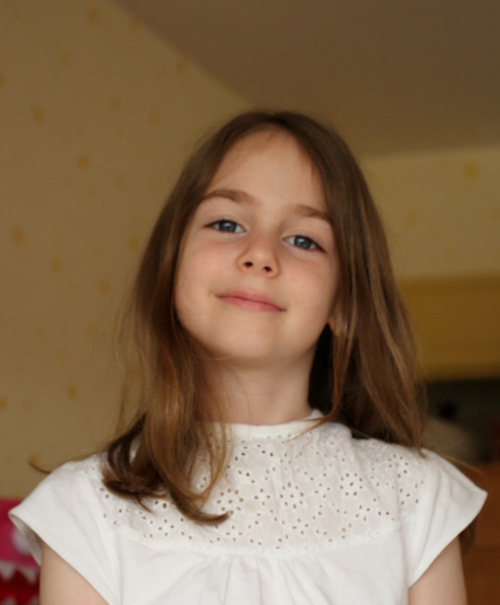
#> input picture 0525/girl.jpg, 1000 x 1209 px (shown at 1/2 size)
$ jupyter execute 0525_OpenCV_face_detect.ipynb
#> lines starting #> are read from the running program, lines starting #| are printed output that depends on the picture; after the words box and inside, x2 and y2 are one past the last pixel; in counts of white or black regions, pixels touching at a corner belong together
▼顔検出カスケードファイルをダウンロードしよう

https://github.com/opencv/opencv/tree/master/data/haarcascades

[cell 1]
import matplotlib.pyplot as plt
import cv2

# カスケードファイルを指定して検出器を作成
cascade_file = 'haarcascade_frontalface_alt.xml'
cascade = cv2.CascadeClassifier(cascade_file)

# girl.jpgという画像を読み込んでグレイスケールに変換する
img = cv2.imread('girl.jpg')
#> img is the input picture: shape (1209, 1000, 3); mean B, G, R 79.7, 106.6, 132.2
img_gray = cv2.cvtColor(img, cv2.COLOR_BGR2GRAY)
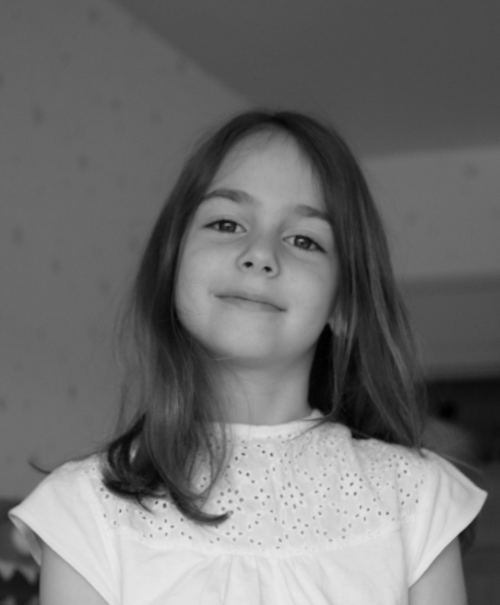
#> img_gray: shape (1209, 1000) (shown at 1/2 size); min 0, max 234, mean 111.2

# 顔認識を実行
# minSize – 物体が取り得る最小サイズ．これよりも小さい物体は無視されます
# face_listの中に検出した顔の位置情報が格納されている
face_list = cascade.detectMultiScale(img_gray, minSize=(150, 150))
#> face_list = [[319, 308, 405, 405]]

# 結果を確認 （face_listの長さ＝０の場合は何も検出できなかったとみなし、「失敗」と表示し終了）
if len(face_list) == 0:
    print("失敗")
    quit()
# 認識した部分に印をつける
for (x, y, w, h) in face_list:
    print("顔の座標=", x, y, w, h)
#     赤線用データを用意
#     青　緑　赤
    red =  (0, 0, 255)
#     thickness:線の細さ
    cv2.rectangle(img, (x, y), (x+w, y+h), red, thickness=20)
#> this loop made 1 pass
#> (x, y, w, h, red) on pass 1: (319, 308, 405, 405, (0, 0, 255))
#| 顔の座標= 319 308 405 405
#> img: shape (1209, 1000, 3); 2.8% of pixels changed, all inside (x1, y1, x2, y2) = (309, 298, 735, 724)

#画像を出力
cv2.imwrite("face-detect.png", img)
plt.imshow(cv2.cvtColor(img, cv2.COLOR_BGR2RGB))
plt.show()
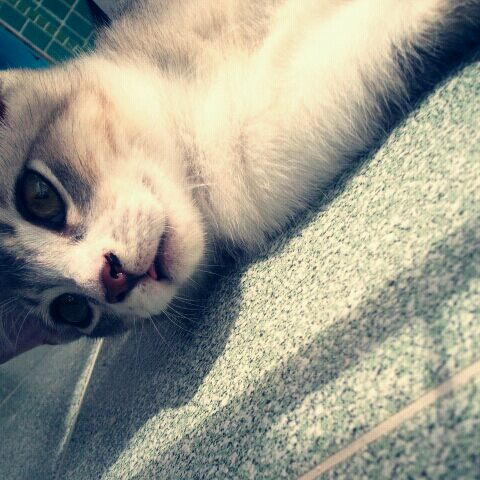
#> input picture 0525/cat.jpg, 480 x 480 px
#> further down, img is the input picture: shape (480, 480, 3); mean B, G, R 140.2, 154, 154

[cell 2]
# モザイクをかける処理を実装
import cv2

def mosaic(img, rect, size):
    # モザイクをかける領域を取得
#> called with rect = (50, 50, 450, 450), size = 10
    (x1, y1, x2, y2) = rect
    w = x2 - x1
    h = y2 - y1
    i_rect = img[y1:y2, x1:x2]

    # モザイク処理のため、一度縮小して拡大する
    i_small = cv2.resize(i_rect, (size, size))
    i_mos = cv2.resize(i_small, (w, h), interpolation = cv2.INTER_AREA)

    # 画像にモザイク画像を重ねる
    img2 = img.copy()
    img2[y1:y2, x1:x2] = i_mos
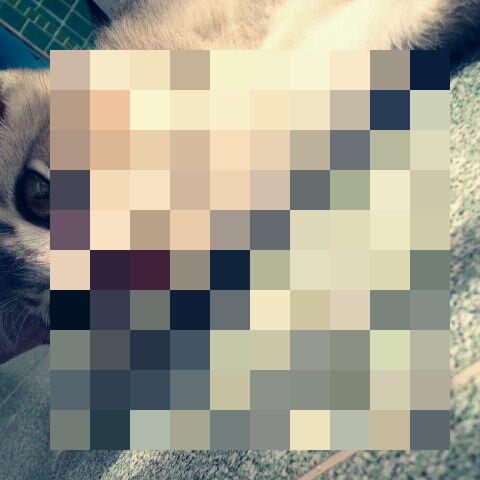
#> img2: shape (480, 480, 3); mean B, G, R 141, 155, 155.9
    return img2

[cell 3]
import matplotlib.pyplot as plt
import cv2
# from mosaic import mosaic as mosaic

# cat.jpgデータを読み込んでモザイクをかける
# mosaic関数は、一つ前のセルで実装済みのものを呼び出す
img = cv2.imread("cat.jpg")
mos = mosaic(img, (50, 50, 450, 450), 10)

# モザイクをかけた画像を出力
cv2.imwrite("cat-mosaic.png", mos)
plt.imshow(cv2.cvtColor(mos, cv2.COLOR_BGR2RGB))
plt.show()

[cell 4]
import matplotlib.pyplot as plt
import cv2
# from mosaic import mosaic as mosaic

# カスケードファイル「haarcascade_frontalface_alt.xml」を指定
cascade_file = 'haarcascade_frontalface_alt.xml'
# 分類機を作成
cascade = cv2.CascadeClassifier(cascade_file)

# 画像の読み込む
img = cv2.imread('family.jpg')
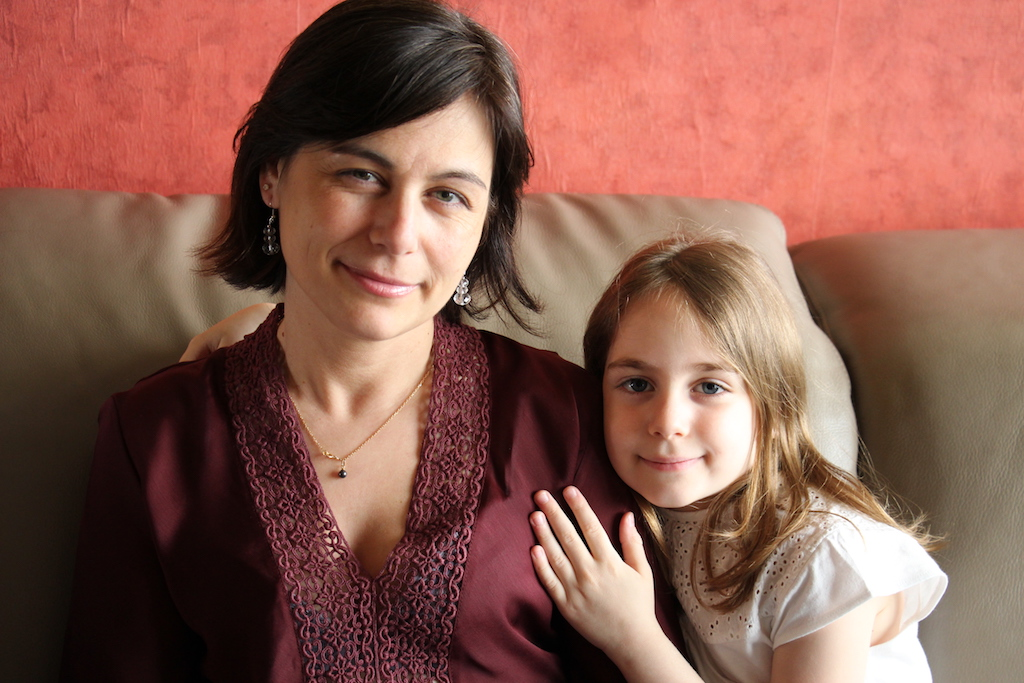
#> input picture 0525/family.jpg, 1024 x 683 px
#> img is the input picture: shape (683, 1024, 3); mean B, G, R 81.1, 93.8, 140
# グレイスケール（白黒）に変換
img_gray = cv2.cvtColor(img, cv2.COLOR_BGR2GRAY)
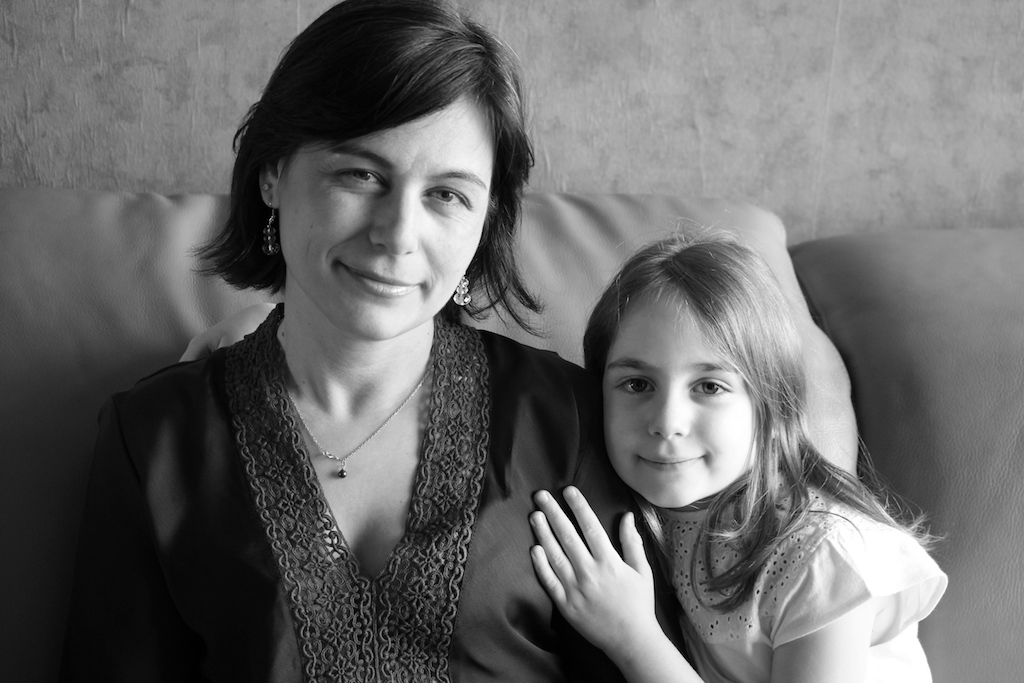
#> img_gray: shape (683, 1024); min 0, max 255, mean 106.2

# 顔検出を実行
face_list = cascade.detectMultiScale(img_gray, minSize=(150, 150))
#> face_list = [[579, 312, 191, 191], [290, 98, 227, 227]]

# face_listの長さが0なら終了
if len(face_list) == 0:
    print('失敗')
    quit()

# face_listの内容を確認
print('face_list=', face_list)
#| face_list= [[579 312 191 191]
#|  [290  98 227 227]]

# 認識した部分の画像にモザイクをかける
for (x,y,w,h) in face_list:
    img = mosaic(img, (x, y, x+w, y+h), 10)
#> this loop made 2 passes
#> (x, y, x1 in mosaic, y1 in mosaic, x2 in mosaic, y2 in mosaic) on passes 1 to 2: (579, 312, 579, 312, 770, 503), (290, 98, 290, 98, 517, 325)
#> pass 1, in mosaic (call 2), `i_mos = cv2.resize(i_small, (w, h), interpolation = cv2.INTER_AREA)`:
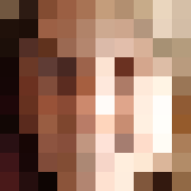
#> i_mos: shape (191, 191, 3); mean of channels 0, 1, 2 102.8, 121.6, 158.1; drawn as B, G, R

#画像を出力
cv2.imwrite("family-mosaic.png", img)
plt.imshow(cv2.cvtColor(img, cv2.COLOR_BGR2RGB))
plt.show()

練習１：
「family.jpg」を使って目の位置を検出し、目の位置に緑の線を描画するプログラムを作成しましょう。
出力例のように、目として検出された位置も表示してください。

ヒント：
・目の位置の検出には「haarcascade_eye.xml」を使用する

[cell 5]
import matplotlib.pyplot as plt
import cv2

# カスケードファイル「haarcascade_frontalface_alt.xml」を指定
eye_cascade_file = 'haarcascade_eye.xml'
# 分類機を作成
eye_cascade = cv2.CascadeClassifier(eye_cascade_file)

# 画像の読み込む
img = cv2.imread('family.jpg')

# グレイスケール（白黒）に変換
img_gray = cv2.cvtColor(img, cv2.COLOR_BGR2GRAY)

# 目の検出を実行
eyes = eye_cascade.detectMultiScale(img_gray, minSize=(50, 50))
#> eyes = [[344, 149, 57, 57], [407, 165, 67, 67], [607, 357, 60, 60], [673, 354, 63, 63], [538, 182, 76, 76]]

# face_listの長さが0なら終了
if len(eyes) == 0:
    print('失敗')
    quit()

# 認識した部分の画像に四角を描画する
for x, y, w, h in eyes:
    print("目の座標=", x, y, w, h)
#   緑色のデータを用意
    green = (0, 255, 0)
    cv2.rectangle(img, (x, y), (x+w, y+h), green, thickness=10)
#> this loop made 5 passes
#| 目の座標= 344 149 57 57
#| 目の座標= 407 165 67 67
#| 目の座標= 607 357 60 60
#| 目の座標= 673 354 63 63
#| 目の座標= 538 182 76 76
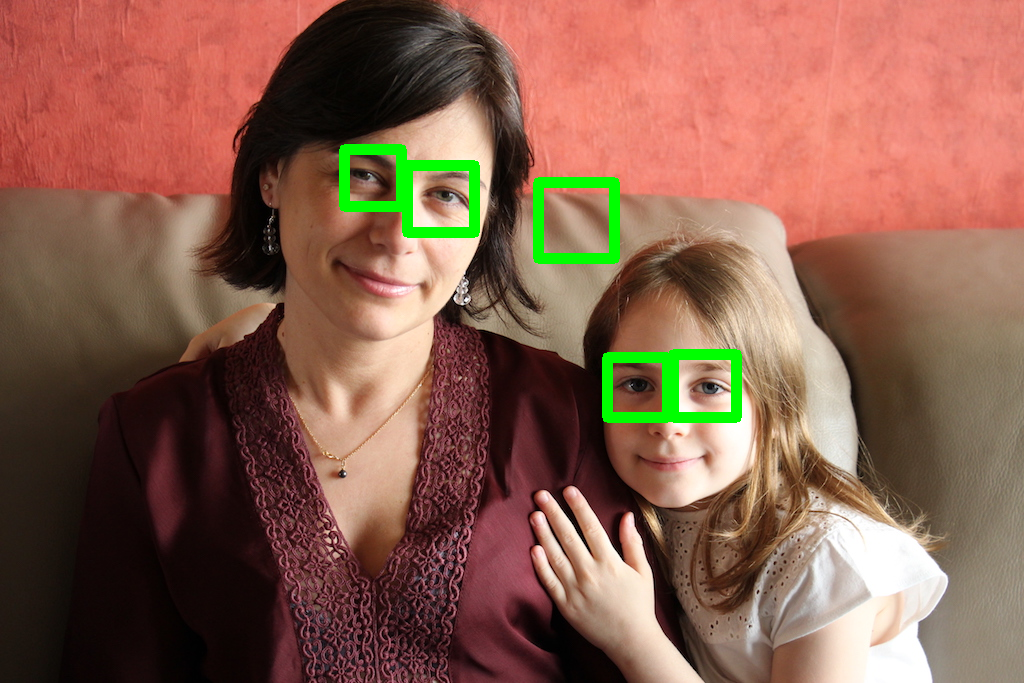
#> img: shape (683, 1024, 3); 1.92% of pixels changed, all inside (x1, y1, x2, y2) = (339, 144, 742, 423)

#画像を出力
cv2.imwrite("eye_rectangle.png", img)
plt.imshow(cv2.cvtColor(img, cv2.COLOR_BGR2RGB))
plt.show()

練習２：
「family.jpg」を使って目の位置を検出し、検出した目の位置にぼかし処理（平滑化処理）を行い画面に表示するプログラムを作成してください。
ただし、テキストの「mosaic関数」（P137）のように、平滑化する処理を関数化して実装すること。関数名は「mouthblur」としてください。
検出した目の位置にぼかし処理（平滑化処理）を行った画像のファイル名を「blur1.jpg」として保存してください。

ヒント：
・平滑化は「OpenCV blur」で調べる（データサイエンスの授業で実施済み）

さらにヒント：
OpenCVで「ぼかし処理」を行う
https://qiita.com/wakaba130/items/3a9f0dd23dfacc5b4602

[cell 6]
# 平滑化処理を実装
import cv2

def mouthblur(img, rect, size):
    # 平滑化処理を行う領域を取得
    (x1, y1, x2, y2) = rect
    i_rect = img[y1:y2, x1:x2]

    # 平滑化処理を行う
    s_roi = img[y1: y2, x1: x2]
    s_roi = cv2.blur(s_roi, (30, 30))

    # 画像に平滑化処理をした画像を重ねる
    img[y1: y2, x1: x2] = s_roi
    return img

[cell 7]
import matplotlib.pyplot as plt
import cv2

# カスケードファイル「haarcascade_frontalface_alt.xml」を指定
eye_cascade_file = 'haarcascade_eye.xml'
# 分類機を作成
eye_cascade = cv2.CascadeClassifier(eye_cascade_file)

# 画像の読み込む
img = cv2.imread('family.jpg')

# グレイスケール（白黒）に変換
img_gray = cv2.cvtColor(img, cv2.COLOR_BGR2GRAY)

# 目の検出を実行
eyes_mozaiku = eye_cascade.detectMultiScale(img_gray, minSize=(50, 50))
#> eyes_mozaiku has the same summary as eyes

# face_listの長さが0なら終了
if len(eyes_mozaiku) == 0:
    print('失敗')
    quit()

# 認識した部分に平滑化処理を描画する
for x, y, w, h in eyes:
    img = mouthblur(img, (x, y, x+w, y+h), 5)
#> this loop made 5 passes
#> (x, y, w, h, x1 in mouthblur, y1 in mouthblur, x2 in mouthblur, y2 in mouthblur) on passes 1 to 5: (344, 149, 57, 57, 344, 149, 401, 206), (407, 165, 67, 67, 407, 165, 474, 232), (607, 357, 60, 60, 607, 357, 667, 417), (673, 354, 63, 63, 673, 354, 736, 417), (538, 182, 76, 76, 538, 182, 614, 258)
#> pass 1, `img = mouthblur(img, (x, y, x+w, y+h), 5)`:
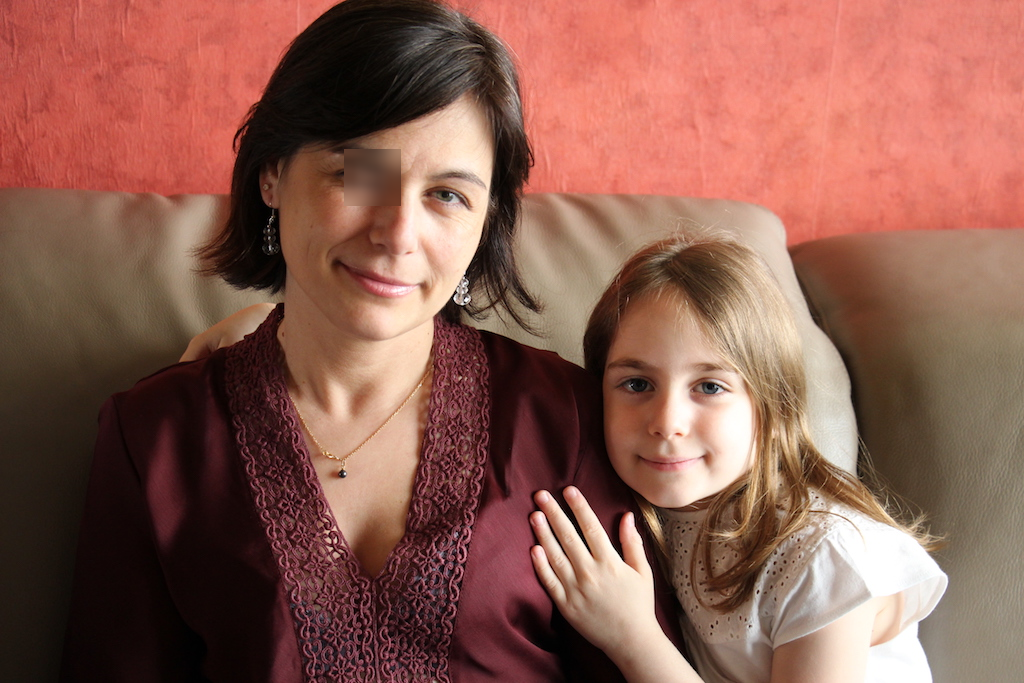
#> img: shape (683, 1024, 3); 0.46% of pixels changed, all inside (x1, y1, x2, y2) = (344, 149, 401, 206)
#> pass 2, in mouthblur (call 2), `i_rect = img[y1:y2, x1:x2]`:
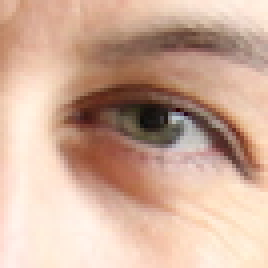
#> i_rect: shape (67, 67, 3) (shown 4 times larger); mean B, G, R 153.7, 173, 207.3
#> after the loop:
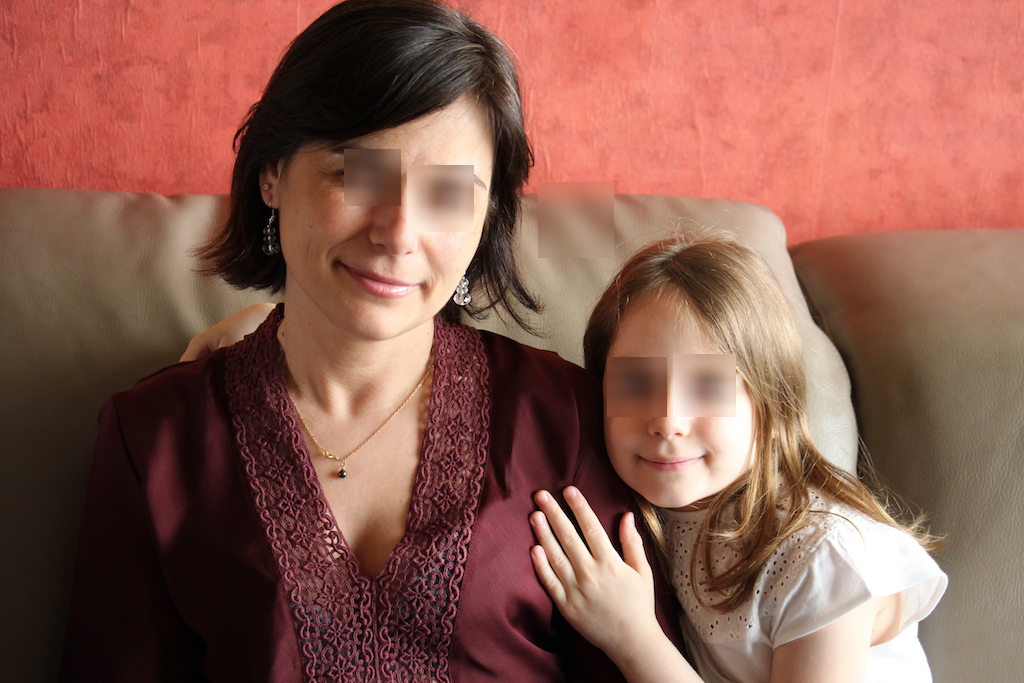
#> img: shape (683, 1024, 3); 2.55% of pixels changed, all inside (x1, y1, x2, y2) = (407, 165, 736, 417)

#画像を出力
cv2.imwrite("blur1.png", img)
plt.imshow(cv2.cvtColor(img, cv2.COLOR_BGR2RGB))
plt.show()
